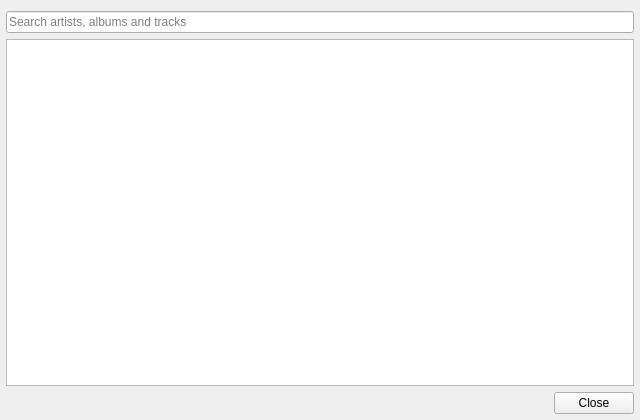
<?xml version="1.0" encoding="UTF-8"?>
<ui version="4.0">
 <class>LibraryWidget</class>
 <widget class="QWidget" name="LibraryWidget">
  <property name="geometry">
   <rect>
    <x>0</x>
    <y>0</y>
    <width>640</width>
    <height>420</height>
   </rect>
  </property>
  <property name="windowTitle">
   <string>Media Library</string>
  </property>
  <layout class="QVBoxLayout" name="verticalLayout">
   <property name="leftMargin">
    <number>6</number>
   </property>
   <property name="rightMargin">
    <number>6</number>
   </property>
   <property name="bottomMargin">
    <number>6</number>
   </property>
   <item>
    <widget class="QLineEdit" name="filterLineEdit">
     <property name="placeholderText">
      <string>Search artists, albums and tracks</string>
     </property>
     <property name="clearButtonEnabled">
      <bool>true</bool>
     </property>
    </widget>
   </item>
   <item>
    <widget class="QTreeView" name="treeView">
     <property name="alternatingRowColors">
      <bool>true</bool>
     </property>
     <property name="uniformRowHeights">
      <bool>true</bool>
     </property>
     <property name="rootIsDecorated">
      <bool>true</bool>
     </property>
     <property name="sortingEnabled">
        <bool>true</bool>
     </property>
     <property name="dragEnabled">
      <bool>true</bool>
     </property>
     <property name="dragDropMode">
      <enum>QAbstractItemView::DragOnly</enum>
     </property>
     <property name="selectionMode">
      <enum>QAbstractItemView::ExtendedSelection</enum>
     </property>
     <attribute name="headerVisible">
      <bool>true</bool>
     </attribute>
     <attribute name="headerDefaultSectionSize">
      <number>150</number>
     </attribute>
    </widget>
   </item>
   <item>
    <widget class="QDialogButtonBox" name="buttonBox">
     <property name="standardButtons">
      <set>QDialogButtonBox::Close</set>
     </property>
    </widget>
   </item>
  </layout>
 </widget>
 <resources/>
 <connections>
  <connection>
   <sender>buttonBox</sender>
   <signal>rejected()</signal>
   <receiver>LibraryWidget</receiver>
   <slot>close()</slot>
   <hints>
    <hint type="sourcelabel">
     <x>360</x>
     <y>368</y>
    </hint>
    <hint type="destinationlabel">
     <x>423</x>
     <y>392</y>
    </hint>
   </hints>
  </connection>
 </connections>
</ui>
